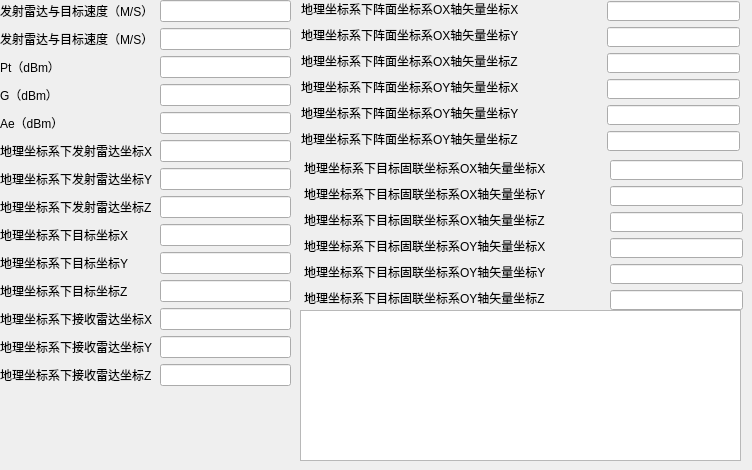
        <widget class="QWidget" name="TargetParamType3CurrentTab">
         <attribute name="title">
          <string>方式3</string>
         </attribute>
         <widget class="QWidget" name="layoutWidget">
          <property name="geometry">
           <rect>
            <x>0</x>
            <y>0</y>
            <width>291</width>
            <height>437</height>
           </rect>
          </property>
          <layout class="QFormLayout" name="formLayout_5">
           <item row="0" column="0">
            <widget class="QLabel" name="label_29">
             <property name="text">
              <string>发射雷达与目标速度（M/S）</string>
             </property>
            </widget>
           </item>
           <item row="0" column="1">
            <widget class="QLineEdit" name="SpeedTranLineEditType3"/>
           </item>
           <item row="1" column="0">
            <widget class="QLabel" name="label_30">
             <property name="text">
              <string>发射雷达与目标速度（M/S）</string>
             </property>
            </widget>
           </item>
           <item row="1" column="1">
            <widget class="QLineEdit" name="SpeedRecvLineEditType3"/>
           </item>
           <item row="2" column="0">
            <widget class="QLabel" name="label_36">
             <property name="text">
              <string>Pt（dBm）</string>
             </property>
            </widget>
           </item>
           <item row="2" column="1">
            <widget class="QLineEdit" name="PtLineEditType3"/>
           </item>
           <item row="3" column="0">
            <widget class="QLabel" name="label_37">
             <property name="text">
              <string>G（dBm）</string>
             </property>
            </widget>
           </item>
           <item row="3" column="1">
            <widget class="QLineEdit" name="GLineEditType3"/>
           </item>
           <item row="4" column="0">
            <widget class="QLabel" name="label_47">
             <property name="text">
              <string>Ae（dBm）</string>
             </property>
            </widget>
           </item>
           <item row="4" column="1">
            <widget class="QLineEdit" name="AeLineEditType3"/>
           </item>
           <item row="5" column="0">
            <widget class="QLabel" name="label_50">
             <property name="text">
              <string>地理坐标系下发射雷达坐标X</string>
             </property>
            </widget>
           </item>
           <item row="5" column="1">
            <widget class="QLineEdit" name="GroundRadarTransXLineEditType3"/>
           </item>
           <item row="6" column="0">
            <widget class="QLabel" name="label_52">
             <property name="text">
              <string>地理坐标系下发射雷达坐标Y</string>
             </property>
            </widget>
           </item>
           <item row="6" column="1">
            <widget class="QLineEdit" name="GroundRadarTransYLineEditType3"/>
           </item>
           <item row="7" column="0">
            <widget class="QLabel" name="label_56">
             <property name="text">
              <string>地理坐标系下发射雷达坐标Z</string>
             </property>
            </widget>
           </item>
           <item row="7" column="1">
            <widget class="QLineEdit" name="GroundRadarTransZLineEditType3"/>
           </item>
           <item row="8" column="0">
            <widget class="QLabel" name="label_57">
             <property name="text">
              <string>地理坐标系下目标坐标X</string>
             </property>
            </widget>
           </item>
           <item row="8" column="1">
            <widget class="QLineEdit" name="GroundTargetXLineEditType3">
             <property name="text">
              <string/>
             </property>
            </widget>
           </item>
           <item row="9" column="0">
            <widget class="QLabel" name="label_58">
             <property name="text">
              <string>地理坐标系下目标坐标Y</string>
             </property>
            </widget>
           </item>
           <item row="9" column="1">
            <widget class="QLineEdit" name="GroundTargetYLineEditType3">
             <property name="text">
              <string/>
             </property>
            </widget>
           </item>
           <item row="10" column="0">
            <widget class="QLabel" name="label_59">
             <property name="text">
              <string>地理坐标系下目标坐标Z</string>
             </property>
            </widget>
           </item>
           <item row="10" column="1">
            <widget class="QLineEdit" name="GroundTargetZLineEditType3">
             <property name="text">
              <string/>
             </property>
            </widget>
           </item>
           <item row="11" column="0">
            <widget class="QLabel" name="label_60">
             <property name="text">
              <string>地理坐标系下接收雷达坐标X</string>
             </property>
            </widget>
           </item>
           <item row="11" column="1">
            <widget class="QLineEdit" name="GroundRadarRecvXLineEditType3">
             <property name="text">
              <string/>
             </property>
            </widget>
           </item>
           <item row="12" column="0">
            <widget class="QLabel" name="label_61">
             <property name="text">
              <string>地理坐标系下接收雷达坐标Y</string>
             </property>
            </widget>
           </item>
           <item row="12" column="1">
            <widget class="QLineEdit" name="GroundRadarRecvYLineEditType3">
             <property name="text">
              <string/>
             </property>
            </widget>
           </item>
           <item row="13" column="0">
            <widget class="QLabel" name="label_62">
             <property name="text">
              <string>地理坐标系下接收雷达坐标Z</string>
             </property>
            </widget>
           </item>
           <item row="13" column="1">
            <widget class="QLineEdit" name="GroundRadarRecvZLineEditType3">
             <property name="text">
              <string/>
             </property>
            </widget>
           </item>
          </layout>
         </widget>
         <widget class="QLineEdit" name="TargetAxisXCoordinateXLineEditType3">
          <property name="geometry">
           <rect>
            <x>610</x>
            <y>160</y>
            <width>133</width>
            <height>20</height>
           </rect>
          </property>
          <property name="text">
           <string/>
          </property>
         </widget>
         <widget class="QLabel" name="label_69">
          <property name="geometry">
           <rect>
            <x>304</x>
            <y>290</y>
            <width>300</width>
            <height>16</height>
           </rect>
          </property>
          <property name="text">
           <string>地理坐标系下目标固联坐标系OY轴矢量坐标Z</string>
          </property>
         </widget>
         <widget class="QLineEdit" name="TargetAxisYCoordinateXLineEditType3">
          <property name="geometry">
           <rect>
            <x>610</x>
            <y>238</y>
            <width>133</width>
            <height>20</height>
           </rect>
          </property>
          <property name="text">
           <string/>
          </property>
         </widget>
         <widget class="QLineEdit" name="TargetAxisXCoordinateZLineEditType3">
          <property name="geometry">
           <rect>
            <x>610</x>
            <y>212</y>
            <width>133</width>
            <height>20</height>
           </rect>
          </property>
          <property name="text">
           <string/>
          </property>
         </widget>
         <widget class="QLabel" name="label_70">
          <property name="geometry">
           <rect>
            <x>304</x>
            <y>212</y>
            <width>276</width>
            <height>16</height>
           </rect>
          </property>
          <property name="text">
           <string>地理坐标系下目标固联坐标系OX轴矢量坐标Z</string>
          </property>
         </widget>
         <widget class="QLabel" name="label_71">
          <property name="geometry">
           <rect>
            <x>304</x>
            <y>186</y>
            <width>276</width>
            <height>16</height>
           </rect>
          </property>
          <property name="text">
           <string>地理坐标系下目标固联坐标系OX轴矢量坐标Y</string>
          </property>
         </widget>
         <widget class="QLabel" name="label_72">
          <property name="geometry">
           <rect>
            <x>304</x>
            <y>238</y>
            <width>300</width>
            <height>16</height>
           </rect>
          </property>
          <property name="text">
           <string>地理坐标系下目标固联坐标系OY轴矢量坐标X</string>
          </property>
         </widget>
         <widget class="QLabel" name="label_73">
          <property name="geometry">
           <rect>
            <x>304</x>
            <y>264</y>
            <width>300</width>
            <height>16</height>
           </rect>
          </property>
          <property name="text">
           <string>地理坐标系下目标固联坐标系OY轴矢量坐标Y</string>
          </property>
         </widget>
         <widget class="QLineEdit" name="TargetAxisXCoordinateYLineEditType3">
          <property name="geometry">
           <rect>
            <x>610</x>
            <y>186</y>
            <width>133</width>
            <height>20</height>
           </rect>
          </property>
          <property name="text">
           <string/>
          </property>
         </widget>
         <widget class="QLineEdit" name="TargetAxisYCoordinateYLineEditType3">
          <property name="geometry">
           <rect>
            <x>610</x>
            <y>264</y>
            <width>133</width>
            <height>20</height>
           </rect>
          </property>
          <property name="text">
           <string/>
          </property>
         </widget>
         <widget class="QLabel" name="label_74">
          <property name="geometry">
           <rect>
            <x>304</x>
            <y>160</y>
            <width>276</width>
            <height>16</height>
           </rect>
          </property>
          <property name="text">
           <string>地理坐标系下目标固联坐标系OX轴矢量坐标X</string>
          </property>
         </widget>
         <widget class="QLineEdit" name="TargetAxisYCoordinateZLineEditType3">
          <property name="geometry">
           <rect>
            <x>610</x>
            <y>290</y>
            <width>133</width>
            <height>20</height>
           </rect>
          </property>
          <property name="text">
           <string/>
          </property>
         </widget>
         <widget class="QTextEdit" name="TargetParamTypeTextEdit3">
          <property name="geometry">
           <rect>
            <x>300</x>
            <y>310</y>
            <width>441</width>
            <height>151</height>
           </rect>
          </property>
         </widget>
         <widget class="QLabel" name="label_67">
          <property name="geometry">
           <rect>
            <x>301</x>
            <y>105</y>
            <width>300</width>
            <height>16</height>
           </rect>
          </property>
          <property name="text">
           <string>地理坐标系下阵面坐标系OY轴矢量坐标Y</string>
          </property>
         </widget>
         <widget class="QLabel" name="label_66">
          <property name="geometry">
           <rect>
            <x>301</x>
            <y>79</y>
            <width>300</width>
            <height>16</height>
           </rect>
          </property>
          <property name="text">
           <string>地理坐标系下阵面坐标系OY轴矢量坐标X</string>
          </property>
         </widget>
         <widget class="QLineEdit" name="RadarAxisYCoordinateXLineEditType3">
          <property name="geometry">
           <rect>
            <x>607</x>
            <y>79</y>
            <width>133</width>
            <height>20</height>
           </rect>
          </property>
          <property name="text">
           <string/>
          </property>
         </widget>
         <widget class="QLabel" name="label_65">
          <property name="geometry">
           <rect>
            <x>301</x>
            <y>53</y>
            <width>276</width>
            <height>16</height>
           </rect>
          </property>
          <property name="text">
           <string>地理坐标系下阵面坐标系OX轴矢量坐标Z</string>
          </property>
         </widget>
         <widget class="QLineEdit" name="RadarAxisXCoordinateYLineEditType3">
          <property name="geometry">
           <rect>
            <x>607</x>
            <y>27</y>
            <width>133</width>
            <height>20</height>
           </rect>
          </property>
          <property name="text">
           <string/>
          </property>
         </widget>
         <widget class="QLineEdit" name="RadarAxisXCoordinateZLineEditType3">
          <property name="geometry">
           <rect>
            <x>607</x>
            <y>53</y>
            <width>133</width>
            <height>20</height>
           </rect>
          </property>
          <property name="text">
           <string/>
          </property>
         </widget>
         <widget class="QLineEdit" name="RadarAxisYCoordinateZLineEditType3">
          <property name="geometry">
           <rect>
            <x>607</x>
            <y>131</y>
            <width>133</width>
            <height>20</height>
           </rect>
          </property>
          <property name="text">
           <string/>
          </property>
         </widget>
         <widget class="QLineEdit" name="RadarAxisYCoordinateYLineEditType3">
          <property name="geometry">
           <rect>
            <x>607</x>
            <y>105</y>
            <width>133</width>
            <height>20</height>
           </rect>
          </property>
          <property name="text">
           <string/>
          </property>
         </widget>
         <widget class="QLabel" name="label_68">
          <property name="geometry">
           <rect>
            <x>301</x>
            <y>131</y>
            <width>300</width>
            <height>16</height>
           </rect>
          </property>
          <property name="text">
           <string>地理坐标系下阵面坐标系OY轴矢量坐标Z</string>
          </property>
         </widget>
         <widget class="QLabel" name="label_64">
          <property name="geometry">
           <rect>
            <x>301</x>
            <y>27</y>
            <width>276</width>
            <height>16</height>
           </rect>
          </property>
          <property name="text">
           <string>地理坐标系下阵面坐标系OX轴矢量坐标Y</string>
          </property>
         </widget>
         <widget class="QLineEdit" name="RadarAxisXCoordinateXLineEditType3">
          <property name="geometry">
           <rect>
            <x>607</x>
            <y>1</y>
            <width>133</width>
            <height>20</height>
           </rect>
          </property>
          <property name="text">
           <string/>
          </property>
         </widget>
         <widget class="QLabel" name="label_63">
          <property name="geometry">
           <rect>
            <x>301</x>
            <y>1</y>
            <width>276</width>
            <height>16</height>
           </rect>
          </property>
          <property name="text">
           <string>地理坐标系下阵面坐标系OX轴矢量坐标X</string>
          </property>
         </widget>
        </widget>
